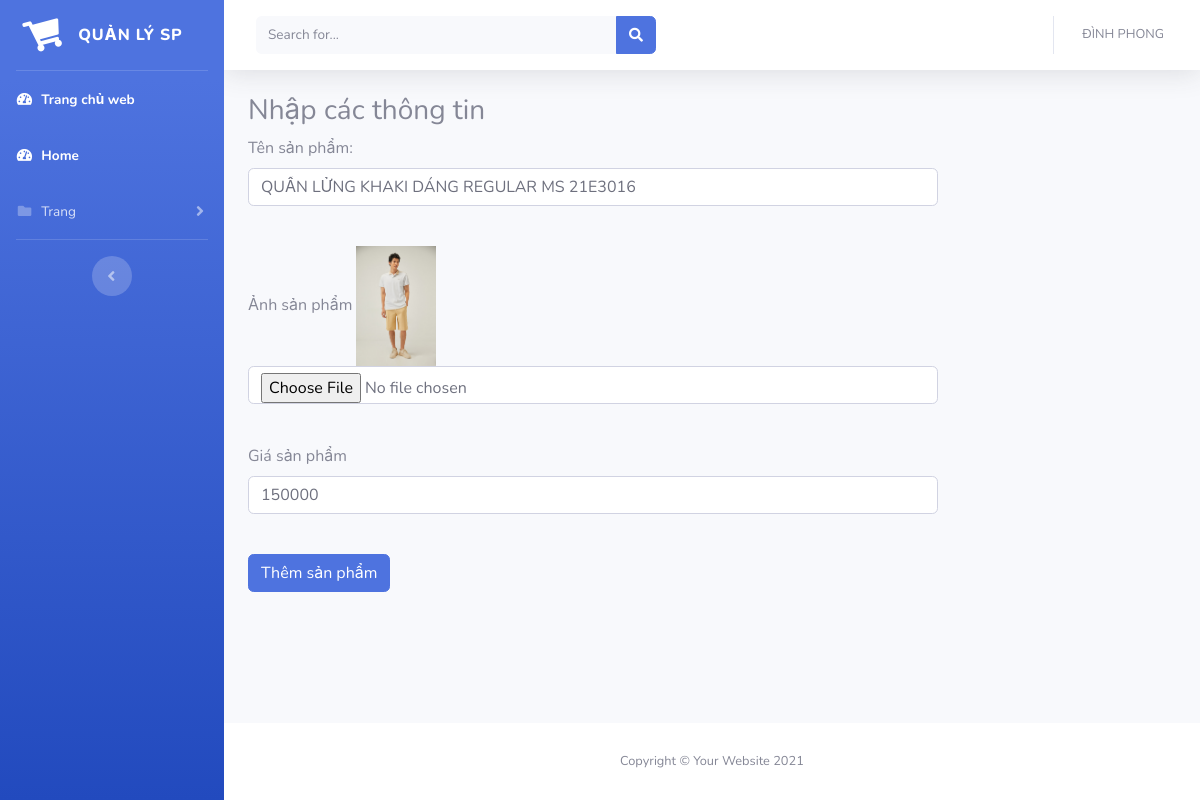
/admin/page/products/edit_sp.php?id=64, run on the app's committed database.
### tables this page shows
CREATE TABLE `sanpham` (
  `id` int(11) NOT NULL,
  `cate_id` int(11) NOT NULL,
  `Tensp` varchar(255) NOT NULL,
  `Anh_sp` varchar(255) NOT NULL,
  `Gia_sp` int(11) NOT NULL
);

### admin/core/ketnoi.php (called while the page is built, shortened)
<?php
    $servername="localhost";
    $usernam="root";
    $password="";
    $database="webivymoda";
    $conn= mysqli_connect($servername, $usernam, $password, $database);
    function showDataOnly($sql){
        global $conn;
        $result = $conn->query($sql);
        $result = $result->fetch_assoc();
        return $result;
    }
?>

### admin/page/products/edit_sp.php (the view, shortened to what this page needs)
<?php
require "../.././core/ketnoi.php";
    if (isset($_GET['id']) && !empty($_GET['id'])) {
        $id=$_GET['id'];
        $sql = "SELECT * FROM `sanpham` WHERE id='$id'";
        $products = showDataOnly($sql);
    }
    else{
        header("location: quanly.php");
    }
?>
<?php require "../.././layout/header.php"; ?>
<div class="container-fluid">
    <div class="row">
        <div class="col-md-9">
            <div class="content-infor">
                <div class="content-heading">
                    <h3 class="content-title">Nhập các thông tin</h3>
                </div>
                <div class="content-body rounded">
                    <form method="POST" action="" enctype="multipart/form-data">
                        <div class="form-group">
                            <label for="Tensp">Tên sản phẩm:</label>
                            <input type="text" name="Ten_sp" class="form-control"
                                value="<?= $products["Tensp"] ?>" placeholder="Nhập tên sản phẩm"
                                >
                        </div>
                        <div class="form-group">
                            <label for="Anh_sp">Ảnh sản phẩm</label>
                            <img src="../.././images/products/<?= $products["Anh_sp"] ?>" alt="" style="width:80px">
                            <input type="file" name="Anh_sp" class="form-control" placeholder="Nhập ảnh sản phẩm"
                               >
                        </div>
                        <div class="form-group">
                            <label for="Gia_sp">Giá sản phẩm</label>
                            <input type="number" min="0" step="any" name="Gia_sp" class="form-control"
                                value="<?= $products['Gia_sp'] ?? '' ?>" placeholder="Nhập giá sản phẩm"
                                >
                        </div>
                        <button type="submit" name="btn-submit" class="btn btn-primary">Thêm sản phẩm</main></button>
                    </form>
                </div>
            </div>
        </div>
    </div>
</div>
<?php require "../.././layout/footer.php";?>

### data on the page
sanpham: Ten_sp "QUẦN LỬNG KHAKI DÁNG REGULAR MS 21E3016", Anh_sp (picture), Gia_sp "150000"
